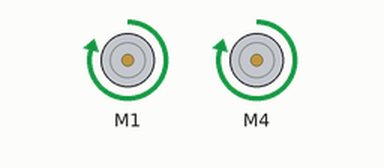
Recording of a sketch running on a simulated Arduino Uno, built with avr-gcc and run on an emulated ATmega328P. Shown: 2 × DC motor (green arrow = forward, orange = backward, longer = faster).

Above: at 0.1 s.
Timing chart, 0 to 1.6 s (numbered marks = the images above):
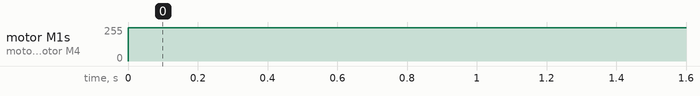

Measured:
- by itself, motor M1, motor M4: stopped → forward 250/255 at 0.00 s

The sketch:

MotorShield_V2__TwoMotors.ino
```cpp
#include <Wire.h>
#include <Adafruit_MotorShield.h>

  Adafruit_MotorShield monShield = Adafruit_MotorShield();
  Adafruit_DCMotor *monMoteur = monShield.getMotor(1);
  Adafruit_DCMotor *monMoteur4 = monShield.getMotor(4);

void setup() {

monShield.begin();
monMoteur->setSpeed(250);
monMoteur4->setSpeed(250);
monMoteur->run(FORWARD);
monMoteur4->run(FORWARD);

}

void loop() {
  // put your main code here, to run repeatedly:

}
```
